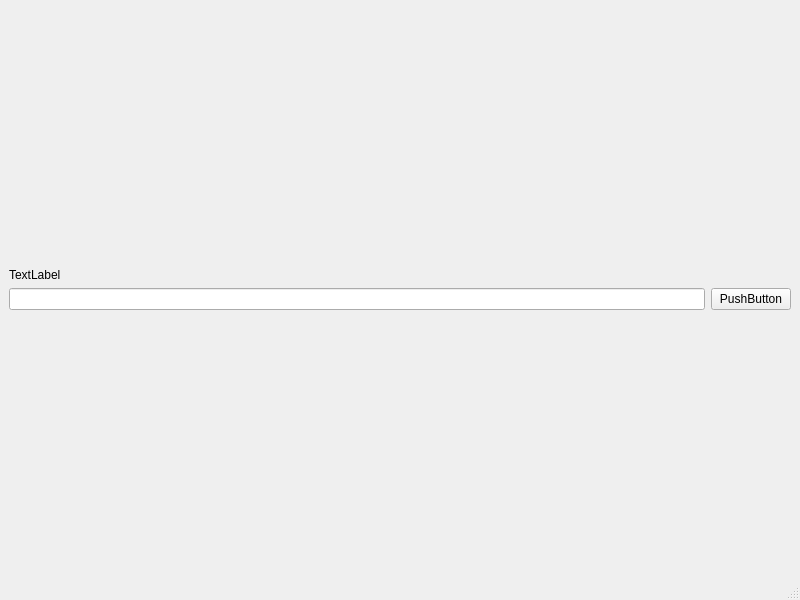
<?xml version="1.0" encoding="UTF-8"?>
<ui version="4.0">
 <class>MainWindow</class>
 <widget class="QMainWindow" name="MainWindow">
  <property name="geometry">
   <rect>
    <x>0</x>
    <y>0</y>
    <width>800</width>
    <height>600</height>
   </rect>
  </property>
  <property name="windowTitle">
   <string>MainWindow</string>
  </property>
  <widget class="QWidget" name="centralwidget">
   <layout class="QGridLayout" name="gridLayout">
    <item row="3" column="2">
     <spacer name="verticalSpacer">
      <property name="orientation">
       <enum>Qt::Vertical</enum>
      </property>
      <property name="sizeHint" stdset="0">
       <size>
        <width>20</width>
        <height>40</height>
       </size>
      </property>
     </spacer>
    </item>
    <item row="2" column="2">
     <widget class="QLineEdit" name="lineEdit"/>
    </item>
    <item row="2" column="3">
     <widget class="QPushButton" name="pushButton_2">
      <property name="text">
       <string>PushButton</string>
      </property>
     </widget>
    </item>
    <item row="1" column="2">
     <widget class="QLabel" name="label">
      <property name="text">
       <string>TextLabel</string>
      </property>
     </widget>
    </item>
    <item row="0" column="2">
     <spacer name="verticalSpacer_2">
      <property name="orientation">
       <enum>Qt::Vertical</enum>
      </property>
      <property name="sizeHint" stdset="0">
       <size>
        <width>20</width>
        <height>40</height>
       </size>
      </property>
     </spacer>
    </item>
   </layout>
  </widget>
  <widget class="QMenuBar" name="menubar">
   <property name="geometry">
    <rect>
     <x>0</x>
     <y>0</y>
     <width>800</width>
     <height>22</height>
    </rect>
   </property>
  </widget>
  <widget class="QStatusBar" name="statusbar"/>
 </widget>
 <resources/>
 <connections/>
</ui>
